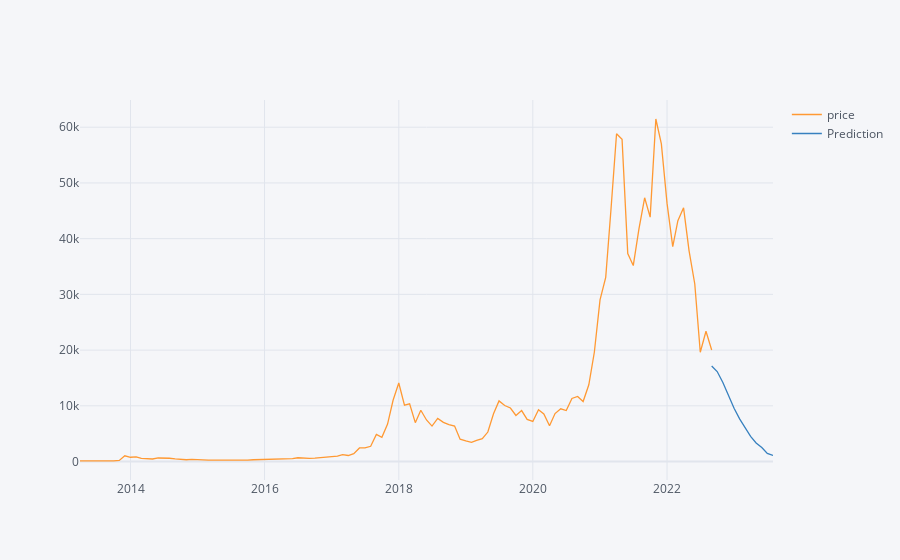

Here is the notebook cell this chart was saved with:
### Code cell
# same plot as above but with plotly
result = df.join(predictions['Prediction'], how='outer')
result[['price','Prediction']].iplot()
